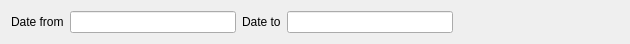
<?xml version="1.0" encoding="UTF-8"?>
<ui version="4.0">
 <class>FPartnersDebt</class>
 <widget class="QWidget" name="FPartnersDebt">
  <property name="geometry">
   <rect>
    <x>0</x>
    <y>0</y>
    <width>630</width>
    <height>41</height>
   </rect>
  </property>
  <property name="windowTitle">
   <string>Form</string>
  </property>
  <layout class="QHBoxLayout" name="horizontalLayout">
   <item>
    <widget class="QLabel" name="label">
     <property name="text">
      <string>Date from</string>
     </property>
    </widget>
   </item>
   <item>
    <widget class="EDateEdit" name="deFrom"/>
   </item>
   <item>
    <widget class="QLabel" name="label_2">
     <property name="text">
      <string>Date to</string>
     </property>
    </widget>
   </item>
   <item>
    <widget class="EDateEdit" name="deTo"/>
   </item>
   <item>
    <spacer name="horizontalSpacer">
     <property name="orientation">
      <enum>Qt::Horizontal</enum>
     </property>
     <property name="sizeHint" stdset="0">
      <size>
       <width>165</width>
       <height>20</height>
      </size>
     </property>
    </spacer>
   </item>
  </layout>
 </widget>
 <customwidgets>
  <customwidget>
   <class>EDateEdit</class>
   <extends>QLineEdit</extends>
   <header location="global">edateedit.h</header>
  </customwidget>
 </customwidgets>
 <resources/>
 <connections/>
</ui>
